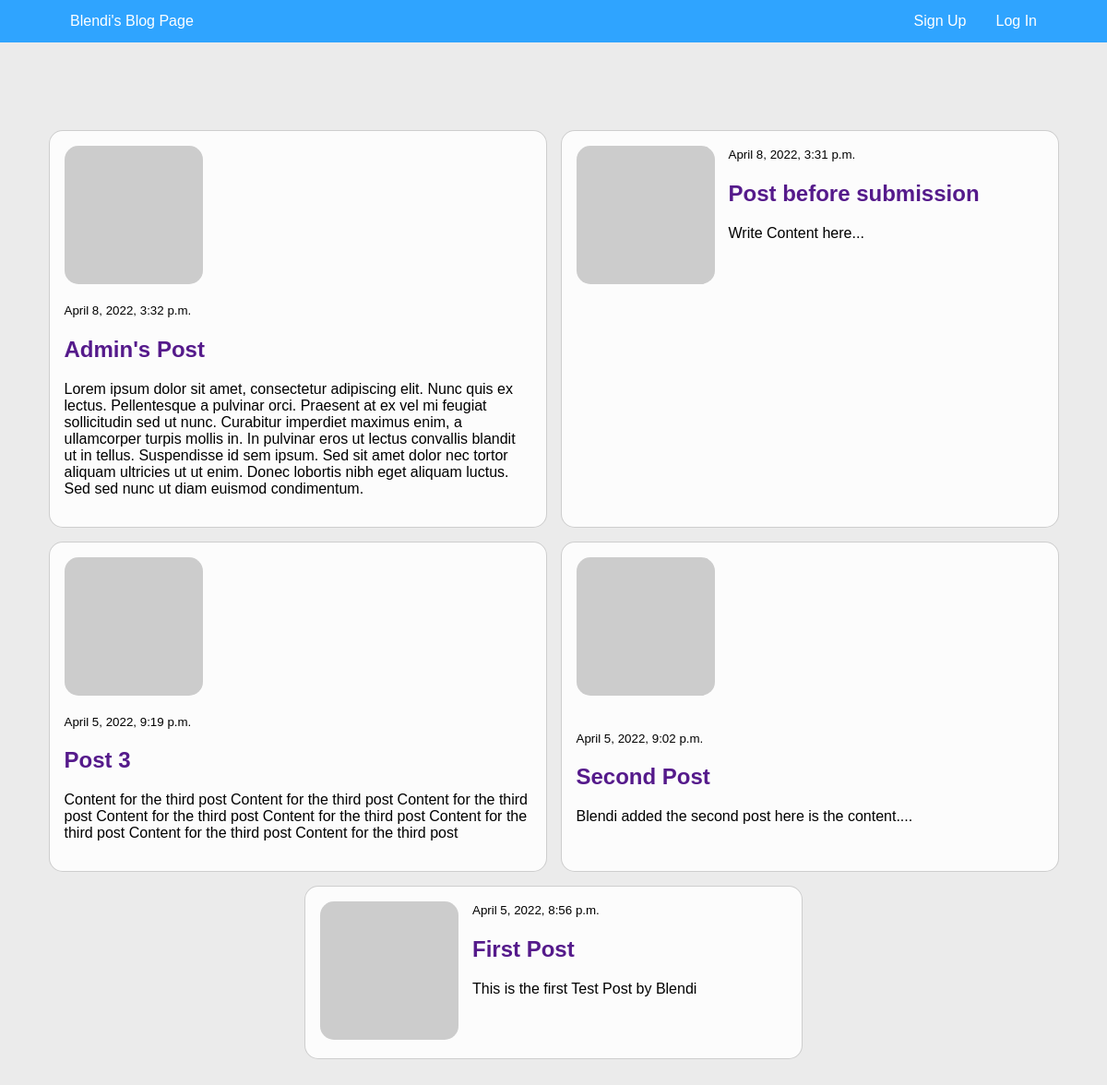
Before: / with the older database file.
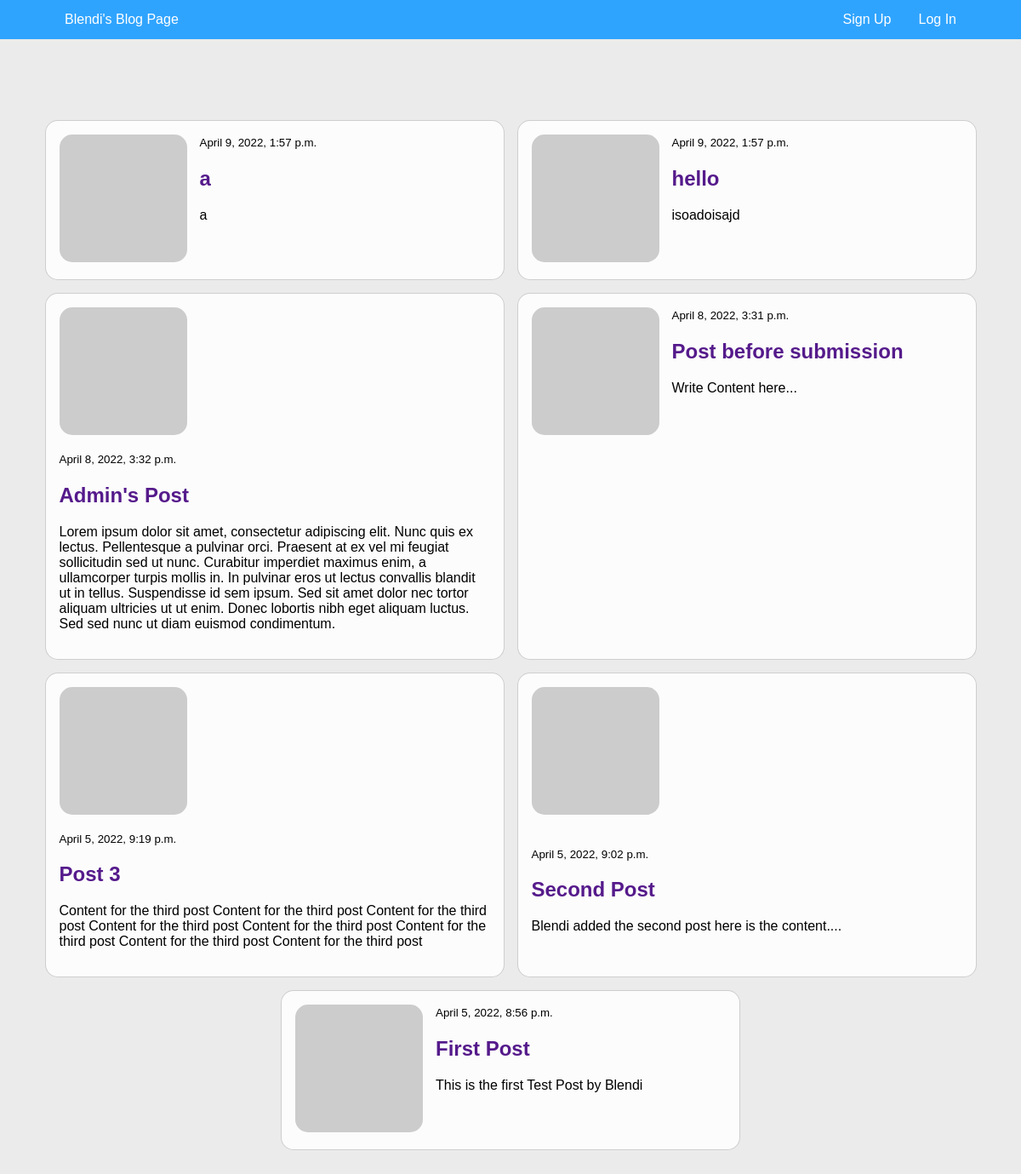
After: the same page with the newer database file.
### blog/models.py (models this page shows, shortened)
class PostModel(models.Model):
    title = models.CharField(max_length=100)
    content = models.TextField()
    author = models.ForeignKey(User, on_delete=models.CASCADE)
    date_created = models.DateTimeField(auto_now_add=True)
    class Meta:
        ordering = ('-date_created',)

### blog/views.py (the view)
# urls.py: path('', views.index, name = "blog-index"),
def index(request):
    posts = PostModel.objects.all()
    if request.method == 'POST':
        form = PostModelForm(request.POST)
        if form.is_valid():
           instance = form.save(commit=False)
           instance.author = request.user
           instance.save()
           return redirect('blog-index')
    else:
        form = PostModelForm()
    context = {
        'posts': posts,
        'form': form
    }
    return render(request, 'blog/index.html', context)

### templates/blog/index.html (shortened to what this page needs)
<!DOCTYPE html>
<html lang="en">
  <head>
  </head>
  <body>
    {% block content %} {%if request.user.is_authenticated %}
    <div class="nav">
      <ul>
        <li><a href="#">Blendi's Blog Page</a></li>
        <li style="float: right">
          <a href="{%url 'users-logout'%}">Logout</a>
        </li>
        <li style="float: right"><a href="#">{{request.user.username}}</a></li>
      </ul>
    </div>
    <!-- <div class="main-content">
      <div class="forms">
        <form class="form_container" method="POST">
           This is the form where you add blogs
          {% csrf_token %}
          <div class="input_field">
            <label for="">Title</label>
            {{ form.title }}
          </div>
          <div class="input_field content-field">
            <label for="">Content</label>
            {{ form.content }}
          </div>
          <input class="btn_submit" type="submit" name="" id="" value="Post" />
        </form>
      </div>
    </div> -->
    {% else %}
    <div class="nav">
      <ul>
        <li><a href="#">Blendi's Blog Page</a></li>
        <li style="float: right"><a href="{%url 'users-login'%}">Log In</a></li>
        <li style="float: right">
          <a href="{%url 'users-sign-up'%}">Sign Up</a>
        </li>
      </ul>
    </div>
    <h3>Personal Portfolio!</h3>
    {% endif %}
    <div class="main-content">
      <div class="posts-container">
        {% for post in posts %}
        <div class="post_blog">
          <div class="pic">
            <img src="https://picsum.photos/150" alt="img" />
          </div>
          <div class="post_info">
            <div class="date">
              <small>{{ post.date_created }}</small>
            </div>
            <div class="post_title">
              <h2><a class="" href="">{{ post.title }}</a></h2>
            </div>
            <div class="post_content">
              <p>{{ post.content }}</p>
            </div>
          </div>
        </div>
        {%endfor%}
      </div>
    </div>
     {% endblock %}
  </body>
</html>

### templates/blog/index.html (style rules this page uses)
* { box-sizing: border-box; text-decoration: none; }
body { margin: 0; padding: 0; font-family: montserrat, sans-serif; }
body, html { width: 100%; height: 100%; background: #ebebeb; background-repeat: repeat-y; }
.main-content { display: flex; justify-content: space-evenly; margin: 100px 0; gap: 50px; padding-bottom: 50px; }
.posts-container { display: flex; flex-wrap: wrap; justify-content: center; gap: 15px; }
.post_blog { border: 1px solid rgba(160, 160, 160, 0.5); padding: 1em; border-radius: 15px; display: flex; flex-wrap: wrap; gap: 15px; width: clamp(300px, 45%, 90%); background-color: rgba(255, 255, 255, 0.85); }
.post_blog .post_info .post_content p { width: 100%; }
.post_info > * { width: fit-content !important; }
.pic { width: fit-content; flex-shrink: 0; border-radius: 15px; }
.pic img { border-radius: inherit; }
.nav { position: fixed; top: 0; left: 0; right: 0; }
ul { list-style-type: none; margin: 0; padding: 0 60px; overflow: hidden; background-color: #2fa4ff; }
li { float: left; }
li a { display: block; color: white; text-align: center; padding: 14px 16px; text-decoration: none; }
h3 { text-align: center; }

Changed rows visible on the page:
added PostModel: date_created "April 9, 2022, 1:57 p.m.", title "a", content "a"
added PostModel: date_created "April 9, 2022, 1:57 p.m.", title "hello", content "isoadoisajd"
